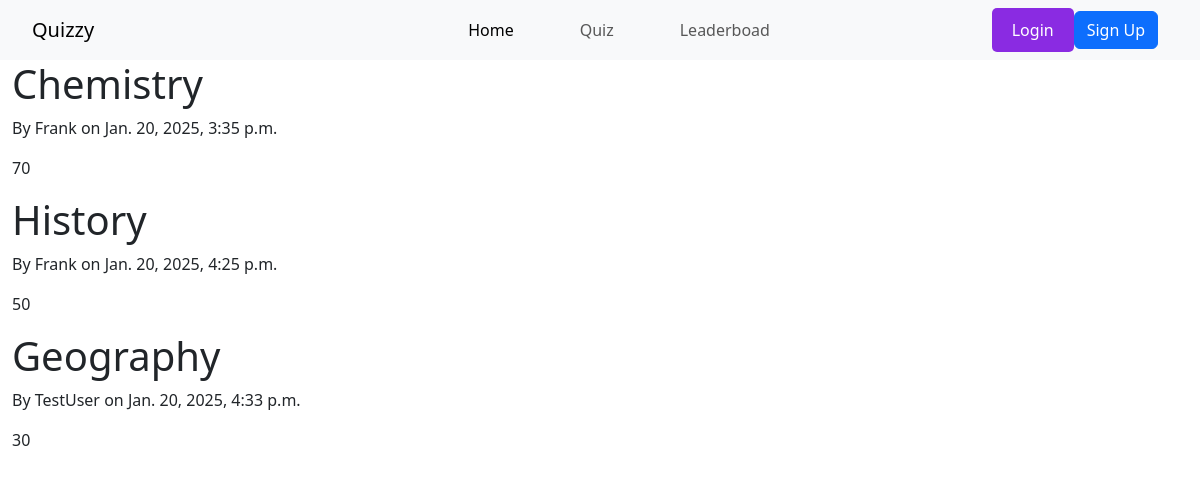
Page /leaderboard/ on the committed database.
### quiz/models.py (models this page shows, shortened)
class Results(models.Model): # Results model
    title = models.CharField(max_length=100)
    marks = models.IntegerField()
    date_done = models.DateTimeField(default=timezone.now)
    player = models.ForeignKey(User, on_delete=models.CASCADE)

### quiz/views.py (the view)
# urls.py: path('leaderboard/', views.leaderboard, name='quiz-leaderboard'),
def leaderboard(request):
    context = {
        'results': Results.objects.all()
    }
    return render(request,'quiz/leaderboard.html', context)

### quiz/templates/quiz/leaderboard.html
{% extends "quiz/base.html" %}
{% block content %}
    {% for result in results %}
        <h1>{{ result.title }}</h1>
        <p>By {{ result.player }} on {{ result.date_done }}</p>
        <p>{{ result.marks }}</p>
    {% endfor %}
{% endblock content %}

### rows in the picture
Results: title "Chemistry", player "Frank", date_done "Jan. 20, 2025, 3:35 p.m.", marks "70"
Results: title "History", player "Frank", date_done "Jan. 20, 2025, 4:25 p.m.", marks "50"
Results: title "Geography", player "TestUser", date_done "Jan. 20, 2025, 4:33 p.m.", marks "30"
